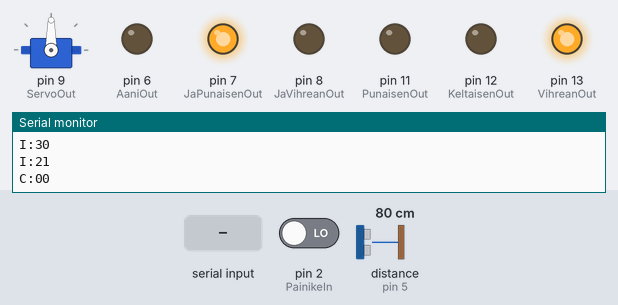
Simulated run of this sketch. Board: Arduino Uno, built with avr-gcc and run on an emulated ATmega328P. On the bench: servo, output pins drawn as LEDs (lit = HIGH), the last lines printed to the serial monitor. Wiring (inferred from the names in the program): ultrasonic range finder: trigger pin 3; echo pin 5. The inputs (shaded band) are chosen by the test bench; at power-on: distance to the obstacle (sensor on pin 5) 80 cm, pin 2 (PainikeIn) LOW. The echo pulse lasts 58.3 µs per cm; pins used as bus, display or sensor lines are not drawn.

Above: at 6.0 s.
6.1 s: distance to the obstacle (sensor on pin 5) set to 8 cm
11.5 s: distance to the obstacle (sensor on pin 5) set to 5 cm
At 16.8 s:
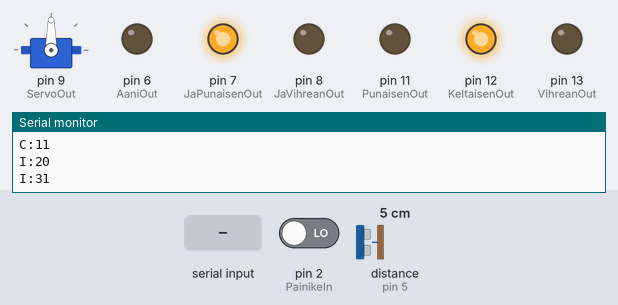
21.2 s: "Z" received over Serial
At 24.4 s:
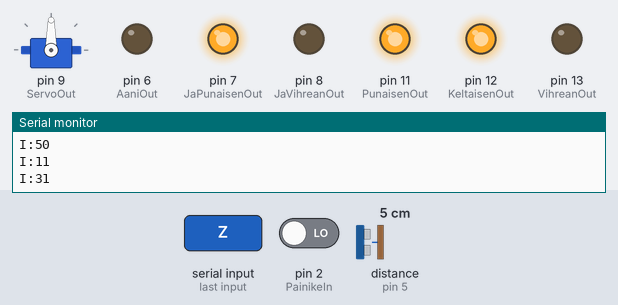
26.9 s: pin 2 (PainikeIn) driven LOW
36.4 s: distance to the obstacle (sensor on pin 5) set to 9 cm
At 37.8 s:
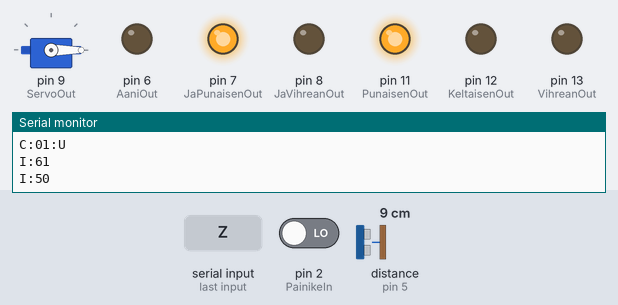
Timing chart, 0 to 42.5 s (numbered marks = the images above; inputs shaded):
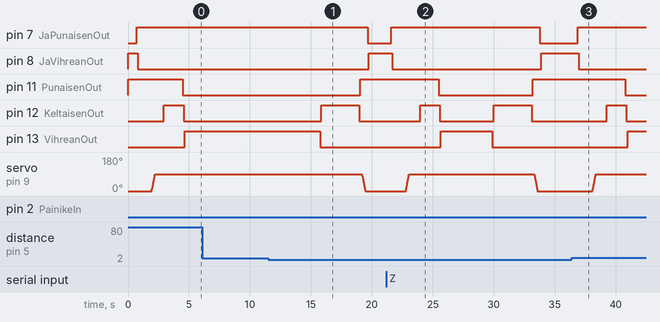

The sketch:

Liikennevalot.ino
```cpp
#include <Servo.h>
Servo portti;

// defines pins numbers
const int PainikeIn = 2;
const int UaaniTrig = 3;
const int UaaniEcho = 5;
const int AaniOut = 6;
const int JaPunaisenOut = 7;
const int JaVihreanOut = 8;
const int ServoOut = 9;
const int PunaisenOut = 11;
const int KeltaisenOut = 12;
const int VihreanOut = 13;

// defines variables
long Nykyaika = 0;
long VihreaPaalle = 0;
int Etaisyys = 0;
int Etaisyys1 = 0;
int Etaisyys2 = 0;
bool Kiikku = true;
long Muutos = 0;
int MuutosPyynto = 0;
int PalautusPyynto = 0;
bool Tila = false; // Normaali false, muutos true
bool Prosessi = false; // Prosessi ei käynnisssä false, käynnissä true
long AanenAika = 0;
bool Aani = false;
int Taajuus = 1000;
bool SarjaIn = false;
bool Mute = true;
bool Syote = false;
char Sensor = 'X';

void setup() {
  // put your setup code here, to run once:
  pinMode(PunaisenOut, OUTPUT);
  pinMode(KeltaisenOut, OUTPUT);
  pinMode(VihreanOut, OUTPUT);
  pinMode(JaPunaisenOut, OUTPUT);
  pinMode(JaVihreanOut, OUTPUT);
  pinMode(PainikeIn, INPUT);
  pinMode(UaaniTrig, OUTPUT);
  pinMode(UaaniEcho, INPUT);
  pinMode(AaniOut, OUTPUT);

  // Start > Defaults
  digitalWrite(PunaisenOut, HIGH);
  digitalWrite(JaVihreanOut, HIGH);
  Muutos = millis();
  portti.attach(ServoOut);
  portti.write(0);
  if (!Mute) {
    tone(AaniOut, Taajuus);
  }
  AanenAika = Muutos;
  Serial.begin(9600);
}

void loop() {
  // Alustus
  //*************************************
  // Nollataan sensoritieto
  Sensor = 'X';

  // Luetaan sarjaportti ja arvo
  if (Serial.available()) {
    if (Serial.read()) {
      Sensor = 'S';
    }
    delay(20);
  }

  // Luetaan painikkeen tila
  if (Sensor != 'S' && digitalRead(PainikeIn)) {
    Sensor = 'P';
  }

  // Mitataan etaisyys > Jos sarjaportissa ei arvoa
  if (Sensor != 'S' && Sensor != 'P') {
    Etaisyyden_mittaus();
    if (Etaisyys < 100 && Etaisyys > 5) {
      Sensor = 'U';
    }
  }

  // Odotetaan ja nollataan aika
  delay(200);
  Nykyaika = millis();

  // Tarkistetaan syötteen tila
  if ( Sensor != 'X' ) {
    Syote = true;
  }
  else {
    Syote = false;
  }

  // Käynnistetään Prosessi muutostilaan
  if (Syote && !Tila && !Prosessi) {
    MuutosPyynto = 1;
  }

  // Jos muutos tilaan pitää päästä kesken palautusprosessin
  if (Syote && Prosessi && PalautusPyynto ) {
    MuutosPyynto = PalautusPyynto;
    PalautusPyynto = 0;
    Tila = false;
    Serial.println("C:10");
    delay(100);
  }

  // Liikennevalot punaiselta vihrealle + Jalankulkijat vihrealta punaiselle
  if ((MuutosPyynto == 1) && !Prosessi) {
    // Prosessi käynnissä lippu
    Prosessi = true;
    // Prosessin ensimmäinen vaihe
    if (Muutosprosessi_Vaihe1()) {
      MuutosPyynto = 2;
    }
    // Nollataan aika
    Muutos = millis();
  }
  // Portti ylos sekunti havaitsemisesta
  if (Nykyaika > Muutos + 1000 && (MuutosPyynto == 2) && Prosessi) {
    if ( Muutosprosessi_Vaihe2() ) {
      MuutosPyynto = 3;
    }
  }
  // Keltainen paalle kaksi sekuntia havaitsemisesta
  if (Nykyaika > Muutos + 2000 && (MuutosPyynto == 3) && Prosessi) {
    //if (!digitalRead(VihreanOut) && !digitalRead(KeltaisenOut)) {
    //Muutosprosessi_Vaihe3();
    //}
    if ( Muutosprosessi_Vaihe3() ) {
      MuutosPyynto = 4;
    }
  }
  // Vihrea paalle, muut pois 3,5 sekuntia havaitsemisesta
  if (Nykyaika > Muutos + 3500 && (MuutosPyynto == 4) && Prosessi) {
    Muutosprosessi_Vaihe4();
    MuutosPyynto = 0;
    Tila = true;
    Prosessi = false;
    Muutos = millis();
  }

  // Prosessi normaalitilaan
  // Vihrea paalla 4 sekuntia, jos ei havaita muutosta
  // Jos muutos, nollataan aika
  if ( Tila && Syote) {
    Muutos = millis();
  }

  // Käynnistetäänkö palautusprosessi
  if ( Nykyaika > Muutos + 4000 && Tila && !Syote) {
    PalautusPyynto = 1;
  }

  //Vihrea pois, keltainen paalle
  if ((PalautusPyynto == 1) && !Prosessi) {
    // Prosessi käynnissä lippu
    Prosessi = true;
    // Prosessin ensimmäinen vaihe
    if (Palautusprosessi_Vaihe1()) {
      PalautusPyynto = 2;
    }
    // Nollataan aika
    Muutos = millis();
  }
  // Keltainen paalla 3 sekuntia > Punainen paalle > Portti kiinni > Jalankulkijoiden valot vaihtuu
  if (Nykyaika > Muutos + 3000 && (PalautusPyynto == 2) && Prosessi) {
    Palautusprosessi_Vaihe2();
    PalautusPyynto = 0;
    Tila = false;
    Prosessi = false;
  }
  // Jalankulkijoiden merkkiaani > Valo punainen, hidas > Valo vihrea, nopea
  AanenOhjaus();
}

int Etaisyyden_mittaus() {
  digitalWrite(UaaniTrig, LOW);
  delayMicroseconds(2);
  digitalWrite(UaaniTrig, HIGH);
  delayMicroseconds(10);
  digitalWrite(UaaniTrig, LOW);
  if (Kiikku) {
    Etaisyys = pulseIn(UaaniEcho, HIGH, 7000) * 0.034 / 2;
    Kiikku = false;
  }
  else {
    Etaisyys1 = pulseIn(UaaniEcho, HIGH, 7000) * 0.034 / 2;
    Kiikku = true;
  }
  if ( abs(Etaisyys - Etaisyys1) > 5 ) {
    Etaisyys = 1;
  }
  else {
    Etaisyys = (Etaisyys + Etaisyys1) / 2;
  }
  return Etaisyys;
}

boolean Muutosprosessi_Vaihe1() {
  Serial.print("C:01:");
  Serial.println(Sensor);
  delay(100);
  if (!digitalRead(JaPunaisenOut)) {
    digitalWrite(JaPunaisenOut, HIGH);
    Serial.println("I:61");
    delay(100);
  }
  if (digitalRead(JaVihreanOut)) {
    digitalWrite(JaVihreanOut, LOW);
    Serial.println("I:50");
    delay(100);
  }
  return true;
}

boolean Muutosprosessi_Vaihe2() {
  int aste = portti.read();
  while (portti.read() < 90) {
    portti.write(aste++);
    if (aste == 90) {
      Serial.println("I:11");
    }
    delay(3);
  }
  delay(100);
  return true;
}

boolean Muutosprosessi_Vaihe3() {
  if (!digitalRead(KeltaisenOut)) {
    digitalWrite(KeltaisenOut, HIGH);
    Serial.println("I:31");
    delay(100);
  }
  return true;
}

boolean Muutosprosessi_Vaihe4() {
  if (digitalRead(PunaisenOut)) {
    digitalWrite(PunaisenOut, LOW);
    Serial.println("I:40");
    delay(100);
  }
  if (digitalRead(KeltaisenOut)) {
    digitalWrite(KeltaisenOut, LOW);
    Serial.println("I:30");
    delay(100);
  }
  if (!digitalRead(VihreanOut)) {
    digitalWrite(VihreanOut, HIGH);
    Serial.println("I:21");
    delay(100);
  }
  Serial.println("C:00");
  return true;
}

boolean Palautusprosessi_Vaihe1() {
  Serial.println("C:11");
  delay(100);
  if (digitalRead(VihreanOut)) {
    digitalWrite(VihreanOut, LOW);
    Serial.println("I:20");
    delay(100);
  }
  if (!digitalRead(KeltaisenOut)) {
    digitalWrite(KeltaisenOut, HIGH);
    Serial.println("I:31");
    delay(100);
  }
  return true;
}

boolean Palautusprosessi_Vaihe2() {
  if (digitalRead(KeltaisenOut)) {
    digitalWrite(KeltaisenOut, LOW);
    Serial.println("I:30");
    delay(100);
  }

  if (!digitalRead(PunaisenOut)) {
    digitalWrite(PunaisenOut, HIGH);
    Serial.println("I:41");
    delay(100);
  }
  // Portin sulkeminen
  int aste = portti.read();
  while (portti.read() > 0) {
    portti.write(aste--);
    delay(3);
  }
  Serial.println("I:10");
  delay(200);
  if (digitalRead(JaPunaisenOut)) {
    digitalWrite(JaPunaisenOut, LOW);
    Serial.println("I:60");
    delay(100);
  }

  if (!digitalRead(JaVihreanOut)) {
    digitalWrite(JaVihreanOut, HIGH);
    Serial.println("I:51");
    delay(100);
  }
  Serial.println("C:10");
  return true;
}

boolean AanenOhjaus() {
  if (Aani && !Mute) {
    if (digitalRead(JaPunaisenOut)) {
      if (Nykyaika > AanenAika + 400) {
        noTone(AaniOut);
        Aani = false;
        AanenAika = Nykyaika;
      }
    }
    else {
      if (Nykyaika > AanenAika + 200) {
        noTone(AaniOut);
        Aani = false;
        AanenAika = Nykyaika;
      }
    }
  }
  else if (!Mute) {
    if (digitalRead(JaPunaisenOut)) {
      if (Nykyaika > AanenAika + 1600) {
        tone(AaniOut, Taajuus);
        Aani = true;
        AanenAika = Nykyaika;
      }
    }
    else {
      if (Nykyaika > AanenAika + 200) {
        tone(AaniOut, Taajuus);
        Aani = true;
        AanenAika = Nykyaika;
      }
    }
  }
  return true;
}
```

Measured:
- the behaviour switches between 7 and 6 cm on distance to the obstacle (sensor on pin 5) (found by bisection; images 0 and 1)
- after the input at 6.1 s, every drawn part: stays the same
- after the input at 11.5 s, pin 7 (JaPunaisenOut): HIGH → LOW after 8.1 s; pin 8 (JaVihreanOut): LOW → HIGH after 8.2 s; pin 11 (PunaisenOut): LOW → HIGH after 7.6 s; pin 12 (KeltaisenOut): LOW → HIGH after 4.4 s, → LOW 3.1 s later; pin 13 (VihreanOut): HIGH → LOW after 4.3 s
- after the input at 21.2 s, pin 7 (JaPunaisenOut): LOW → HIGH after 0.38 s; pin 8 (JaVihreanOut): HIGH → LOW after 0.48 s; pin 11 (PunaisenOut): HIGH → LOW after 4.3 s; pin 12 (KeltaisenOut): LOW → HIGH after 2.8 s, → LOW 1.6 s later; pin 13 (VihreanOut): LOW → HIGH after 4.5 s
- after the input at 36.4 s, pin 7 (JaPunaisenOut): LOW → HIGH after 0.49 s; pin 8 (JaVihreanOut): HIGH → LOW after 0.59 s; pin 11 (PunaisenOut): HIGH → LOW after 4.4 s; pin 12 (KeltaisenOut): LOW → HIGH after 2.9 s, → LOW 1.6 s later; pin 13 (VihreanOut): LOW → HIGH after 4.6 s
